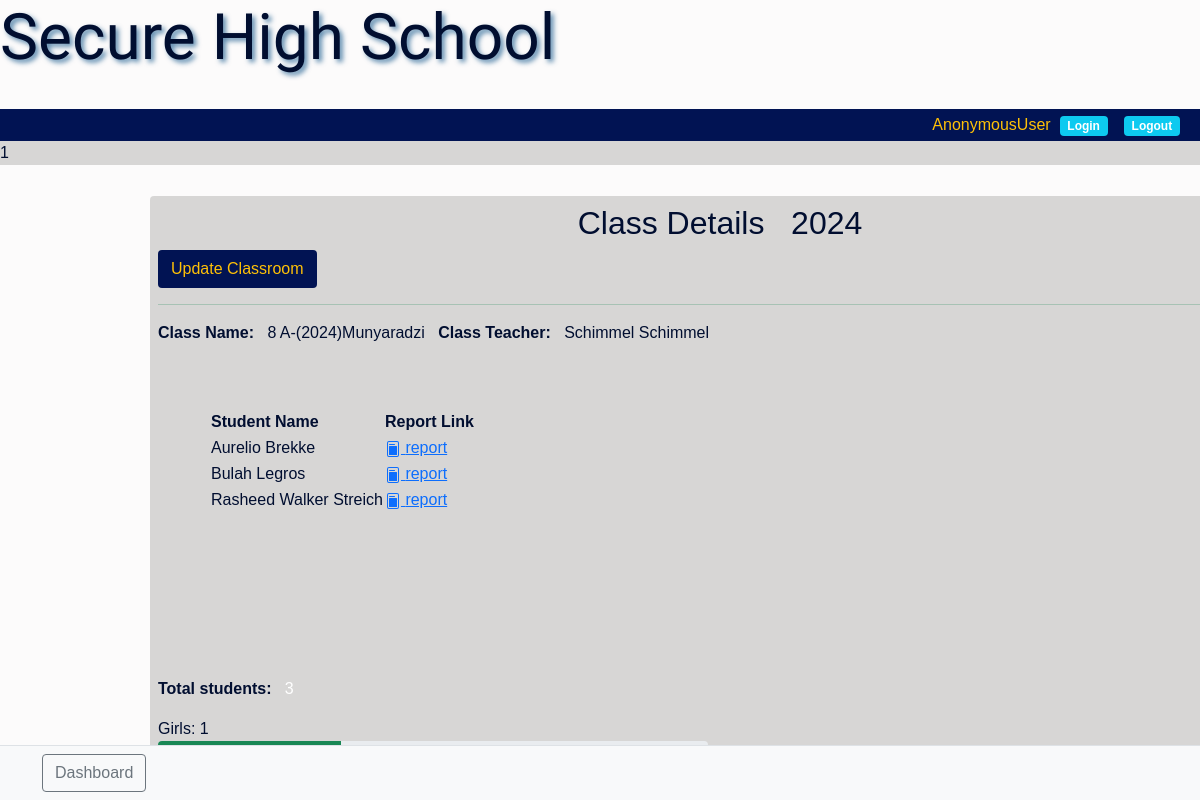
The page /classroom_details/1/ on the database its author committed.
### student/models.py (models this page shows, shortened)
class ClassRoom(models.Model):
    name      = models.ForeignKey(ClassName, on_delete=models.CASCADE)
    grd_level = models.ForeignKey(GradeLevel, on_delete=models.CASCADE, null=True, blank=True)
    students  = models.ManyToManyField(StudentProfile, blank=True)
    class_teacher = models.ForeignKey(CustomUser, on_delete=models.SET_NULL, null=True, blank=True, related_name='assigned_class')
    max_capacity  = models.PositiveIntegerField(default=45)
    date          = models.DateField(auto_now_add=True)
    year          = models.ForeignKey(AcademicCalendar, on_delete=models.CASCADE, null=True, blank=True)
    class Meta:
        ordering = ['name']
    def total_students(self):
            return self.students.count()
    def gender_distribution(self):
        return self.students.values('gender').annotate(total_students=Count('gender'))

class StudentProfile(models.Model):
    school_name   = models.ForeignKey(SchoolProfile, on_delete=models.CASCADE, blank=True, null=True)
    student       = models.OneToOneField(CustomUser, on_delete=models.CASCADE)
    gender        = models.CharField(max_length=10, choices=[('male', 'Male'), ('female', 'Female')])
    subjects      = models.ManyToManyField(SchoolSubject)  # Correctly relates to Subject
    grade_level   = models.ForeignKey(GradeLevel, on_delete=models.CASCADE, default=8)
    date_of_birth   = models.DateField()
    assigned_class  = models.ForeignKey('ClassRoom', on_delete=models.SET_NULL, null=True, blank=True)
    address         = models.TextField(null=True, blank=True)
    guardian_name   = models.CharField(max_length=255, null=True, blank=True)
    guardian_number = models.CharField(max_length=15, null=True, blank=True)
    guardian_email = models.EmailField(null=True, blank=True)
    date           = models.DateField(auto_now_add=True)
    academic_year  = models.ForeignKey(AcademicCalendar, on_delete=models.CASCADE, null=True, blank=True)

### district/models.py (models this page shows)
class AcademicCalendar(models.Model):
    academic_year = models.PositiveIntegerField(default=datetime.datetime.now().year, blank=True, null=True)
    term_1_start_date = models.DateField(blank=True, null=True)
    term_1_end_date   = models.DateField(blank=True, null=True)
    term_2_start_date = models.DateField(blank=True, null=True)
    term_2_end_date   = models.DateField(blank=True, null=True)
    term_3_start_date = models.DateField(blank=True, null=True)
    term_3_end_date   = models.DateField(blank=True, null=True)
    term_4_start_date = models.DateField(blank=True, null=True)
    term_4_end_date   = models.DateField(blank=True, null=True)
    is_current = models.BooleanField(default=True)
    def __str__(self):
        return f'{self.academic_year}'

class GradeLevel(models.Model):
    class GradeLevels(models.IntegerChoices):
        EIGHT  = 8, '8'
        NINE   = 9, '9'
        TEN    = 10, '10'
        ELEVEN = 11, '11'
        TWELVE = 12, '12'
    grade_level = models.IntegerField(choices=GradeLevels.choices)
    def __str__(self):
        return str(self.grade_level)

class District_School_Registration(models.Model):
    school_name   = models.CharField(max_length=255,blank=True, null=True)
    address       = models.TextField(blank=True, null=True)
    phone_number  = models.CharField(max_length=20,blank=True, null=True)
    email         = models.EmailField(blank=True, null=True)
    def __str__(self):
        return f'{self.school_name}'

### customsettings/models.py (models this page shows)
class ClassName(models.Model):
    CLASS_CHOICES = [
        ('A', 'A'),('B', 'B'),('C', 'C'),('D', 'D'),('E', 'E'),
    ]
    schoolprofile  = models.ForeignKey(SchoolProfile, on_delete=models.CASCADE,blank=True, null=True)
    grd_level      = models.ForeignKey(GradeLevel, on_delete=models.CASCADE, null=True, blank=True)
    classname      = models.CharField(max_length= 1, choices=CLASS_CHOICES)
    academic_year  = models.ForeignKey(AcademicCalendar, on_delete=models.CASCADE, null=True, blank=True)
    date           = models.DateField(auto_now_add=True)
    def __str__(self):
        return f"{self.grd_level} {self.classname}-({self.academic_year}){self.schoolprofile }"

class SchoolProfile(models.Model):
    school_name  = models.OneToOneField(District_School_Registration, on_delete=models.CASCADE, blank=True, null=True)
    school_logo  = models.ImageField(upload_to='school_logos/', blank=True, null=True)
    facebook     = models.URLField(blank=True)
    twitter      = models.URLField(blank=True)
    instagram    = models.URLField(blank=True)
    school_subjects   = models.ManyToManyField('SchoolSubject')
    is_setup_complete = models.BooleanField(default=False)
    def __str__(self):
       return f'{self.school_name}'

### customadmin/models.py (models this page shows, shortened)
class CustomUser(AbstractBaseUser, PermissionsMixin):
    USER_TYPE = (
        ('student', 'STUDENT'),
        ('teacher', 'TEACHER'),
        ('school_admin', 'SCHOOL_ADMIN'),
        ('deputy_head', 'DEPUTY_HEAD'),
        ('school_head', 'SCHOOL_HEAD'),
        ('district_admin', 'DISTRICT_ADMIN'),
    )
    POSITION = (
        ('admin', 'ADMIN'),
        ('user', 'USER'),
        ('staff', 'STAFF'),
        ('student', 'STUDENT'),
    )
    email       = models.EmailField(unique=True)
    first_name  = models.CharField(max_length=30)
    last_name   = models.CharField(max_length=30)
    position    = models.CharField(max_length=30, choices=POSITION)
    user_type   = models.CharField(max_length=30, choices=USER_TYPE)
    is_active   = models.BooleanField(default=True)
    is_staff    = models.BooleanField(default=False)
    is_school_superuser = models.BooleanField(default=False)
    objects     = CustomUserManager()
    USERNAME_FIELD = 'email'
    REQUIRED_FIELDS = ['first_name', 'last_name']
    def __str__(self):
        return f'{self.first_name} {self.last_name}'
    def get_full_name(self):
        return f'{self.first_name} {self.last_name}'

### student/views.py (the view)
# urls.py: path('classroom_details/<int:pk>/',views.classroom_details,name='classroom_details'),
def classroom_details(request, pk):
    classroom = get_object_or_404(ClassRoom, pk=pk)
    subject = SchoolProfile.objects.all()
    students = classroom.students.all()
    male_count = students.filter(gender='male').count()
    female_count = students.filter(gender='female').count()
    total_count = students.count()
    female_percentage = (female_count / total_count) * 100 if total_count > 0 else 0
    male_percentage = (male_count / total_count) * 100 if total_count > 0 else 0
    context = {
        'classroom': classroom,
        'subject': subject,
        'students': students,
        'male_count': male_count,
        'female_count': female_count,
        'total_count': total_count,
        'male_percentage': male_percentage,
        'female_percentage': female_percentage,
    }
    return render(request, 'student/classroom_details.html', context)

### customadmin/templatetags/custom_tags.py (called while the page is built)
@register.simple_tag
def get_dashboard_url(user):
    if user.groups.filter(name='student').exists():
        return reverse('high_level_dashboard')
    elif user.groups.filter(name='staff').exists():
        return reverse('teacher_dashboard')
    elif user.groups.filter(name='school_admin').exists():
        return reverse('school_admin_dashboard')
    elif user.groups.filter(name='deputy_head').exists():
        return reverse('deputy_head_dashboard')
    elif user.groups.filter(name='school_head').exists():
        return reverse('school_head_dashboard')
    else:
        return reverse('default_dashboard')

### templates/student/classroom_details.html (shortened to what this page needs)
{% extends 'partials/teacher-base.html' %}
{% load crispy_forms_tags %}
{% block content %}
<div class="container mt-5">
<div class="row">
  <div class=" bg1 rounded p-2 shado">
      <h2 class="text-center ">Class Details &nbsp;&nbsp;<span >{{classroom.year}}</span></h2>
      <a href="{% url 'edit_classroom' classroom.pk %}" class="btn bg3 text-warning">Update Classroom</a>
      <hr class="text-success">
      <strong>Class Name:&nbsp;&nbsp;</strong> <span >{{ classroom.name }}</span>&nbsp;&nbsp;
      <strong>Class Teacher:&nbsp;&nbsp;</strong> <span >{{ classroom.class_teacher }}</span>
        <div class="row  rounded p-3 d-flex gap-2">
          <div class="col-md-6  rounded p-5 overflow-auto" style="height: 300px;">
            <table>
              <thead>
                <tr>
                  <th>Student Name</th>
                  <th>Report Link</th>
                </tr>
              </thead>
              <tbody>
                {% for student in classroom.students.all %}
                <tr>
                  <td>{{ student.student.get_full_name }}</td>
                  <td><a href="{% url 'student_report' student_id=student.id %}"> report</a></td>
                </tr>
                {% endfor %}
              </tbody>
            </table>
          </div>
        </div>
          <p><strong>Total students:&nbsp;&nbsp;</strong> <span class="text-white">{{ classroom.total_students }}</span></p>
      {% if classroom.gender_distribution %}
      <div class="row">
        <div class="col-md-6">
            Girls: {{ female_count }}
        </div>
      </div>
      {% endif %}
  </div>
</div>
</div>
{% endblock %}

### static/css/academia.css (style rules this page uses)
body { background: rgb(252, 251, 251); color: rgb(1, 14, 48); font-family: sans-serif; font-weight: 400; font-style: normal; }

### static/css/base.css (style rules this page uses)
.bg1 { background-color: rgba(143, 143, 141, 0.336); }
.bg3 { background-color: #011353; }
.shado { box-shadow: 10px 10px 5px rgba(89, 89, 90, 0.507); }

### rows shown on the page
ClassRoom: year "2024", name "8 A-(2024)Munyaradzi", class_teacher "Schimmel Schimmel", total_students "3"
StudentProfile: student.get_full_name "Aurelio Brekke"
StudentProfile: student.get_full_name "Bulah Legros"
StudentProfile: student.get_full_name "Rasheed Walker Streich"

### other values the page prints
{{ request.user }} "AnonymousUser"
{{ female_count }} "1"
